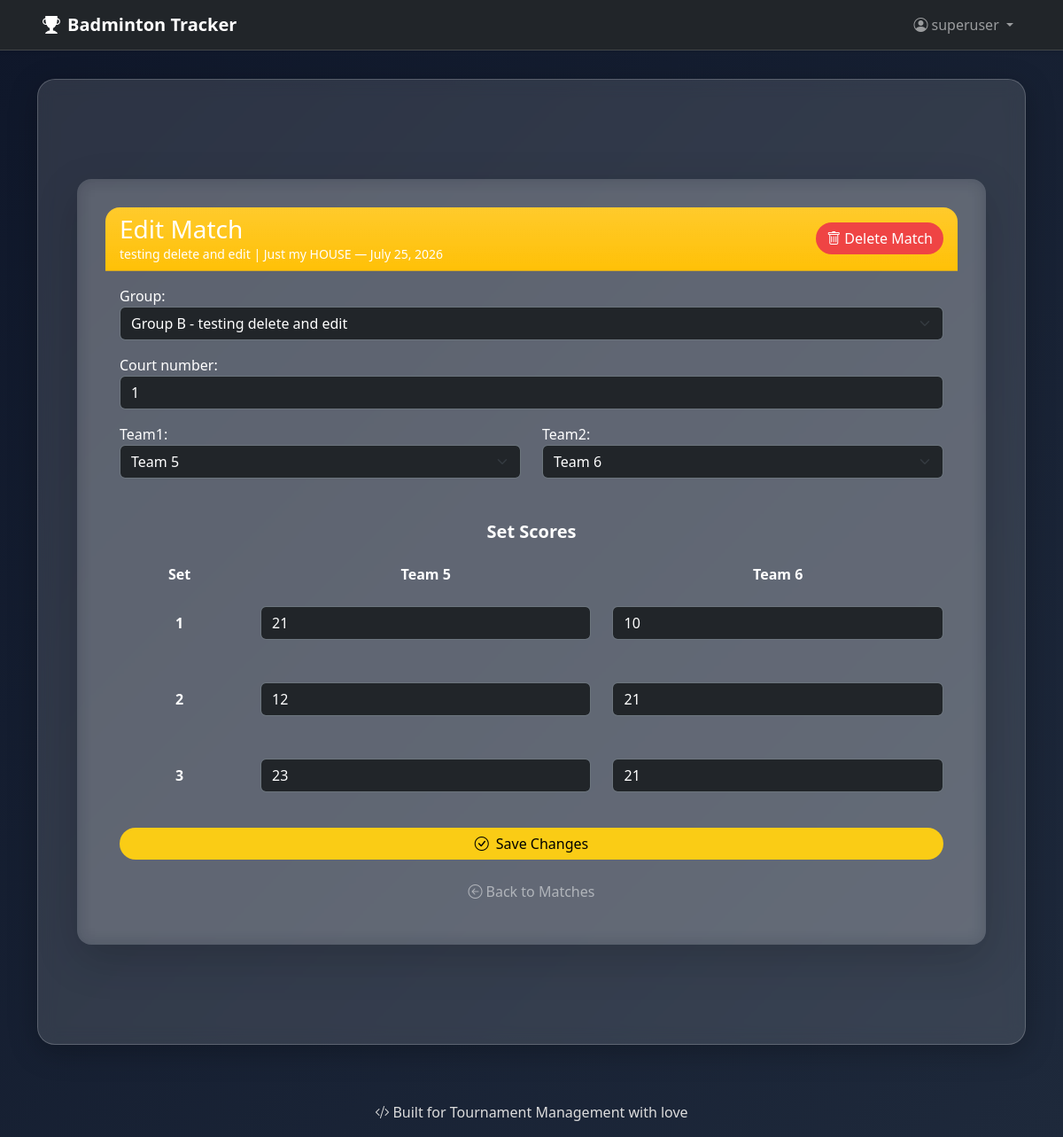
Page /badminton/tournament/4/match/13/edit/ (signed in) on the committed database.
### badminton/models.py (models this page shows, shortened)
class Tournament(models.Model):
    name = models.CharField(max_length=100)
    place = models.CharField(max_length=100)
    date = models.DateField()

class Match(models.Model):
    group = models.ForeignKey(Group, on_delete=models.CASCADE)
    court_number = models.PositiveIntegerField()
    team1 = models.ForeignKey(Team, on_delete=models.CASCADE, related_name='team1_matches')
    team2 = models.ForeignKey(Team, on_delete=models.CASCADE, related_name='team2_matches')
    set1_team1 = models.PositiveIntegerField()
    set1_team2 = models.PositiveIntegerField()
    set2_team1 = models.PositiveIntegerField(null=True, blank=True)
    set2_team2 = models.PositiveIntegerField(null=True, blank=True)
    set3_team1 = models.PositiveIntegerField(null=True, blank=True)
    set3_team2 = models.PositiveIntegerField(null=True, blank=True)
    winner = models.ForeignKey(Team, on_delete=models.SET_NULL, null=True, blank=True, related_name='matches_won')
    created_at = models.DateTimeField(auto_now_add=True)
    updated_at = models.DateTimeField(auto_now=True)

### badminton/views.py (the view)
# urls.py: path('tournament/<int:tournament_id>/match/<int:match_id>/edit/', views.edit_match, name='edit_match'),
@login_required
@user_passes_test(is_organiser_or_manager)
def edit_match(request, tournament_id, match_id):
    match = get_object_or_404(Match, id=match_id, group__tournament__id=tournament_id)
    tournament = get_object_or_404(Tournament, id=tournament_id)
    if request.method == 'POST':
        form = MatchForm(request.POST, instance=match, tournament=tournament)
        if form.is_valid():
            form.save()
            return redirect('view_matches', tournament_id=tournament.id)
    else:
        form = MatchForm(instance=match, tournament=tournament)
    return render(request, 'edit_match.html', {'form': form, 'match': match, 'tournament': tournament})

### badminton/models.py (called while the page is built)
    def __str__(self):
        return f"Group {self.name} - {self.tournament.name}"

    def __str__(self):
        return self.name

### badminton/views.py (called while the page is built)
def is_organiser(user):
    return user.is_superuser or user.groups.filter(name='Tournament Organisers').exists()

def is_organiser_or_manager(user):
    return is_organiser(user) or is_manager(user)

### badminton/templates/edit_match.html (shortened to what this page needs)
{% extends 'base.html' %}
{% load widget_tweaks %}
{% load static %}
{% block content %}
<div class="container mt-5 mb-5">
  {% if perms.badminton.change_match %}
    <div class="card shadow-lg glass-card border-0 text-white rounded-4">
      <div class="card-header bg-warning bg-gradient text-white rounded-top-4 d-flex justify-content-between align-items-center">
        <div>
          <h3 class="mb-0">
            Edit Match
          </h3>
          <p class="mb-0 small">{{ tournament.name }} | {{ tournament.place }} — {{ tournament.date }}</p>
        </div>
        {% if perms.badminton.delete_match %}
          <a href="{% url 'delete_match' tournament.id match.id %}" class="btn btn-danger rounded-pill btn-delete-glow">
            <i class="bi bi-trash me-1"></i>Delete Match
          </a>
        {% endif %}
      </div>
      <div class="card-body">
        <form method="post" id="matchForm" novalidate>
          <div class="mb-3">
            {{ form.group.label_tag }}
            {{ form.group|add_class:"form-select bg-dark text-white border-secondary"|attr:"id:id_group" }}
          </div>
          <div class="mb-3">
            {{ form.court_number.label_tag }}
            {{ form.court_number|add_class:"form-control bg-dark text-white border-secondary" }}
          </div>
          <div class="row mb-4">
            <div class="col-md-6">
              {{ form.team1.label_tag }}
              {{ form.team1|add_class:"form-select bg-dark text-white border-secondary"|attr:"id:id_team1" }}
            </div>
            <div class="col-md-6">
              {{ form.team2.label_tag }}
              {{ form.team2|add_class:"form-select bg-dark text-white border-secondary"|attr:"id:id_team2" }}
            </div>
          </div>
          <div class="mt-5">
            <h5 class="text-center fw-bold mb-4">Set Scores</h5>
            <div class="row text-center fw-bold mb-2">
              <div class="col-2">Set</div>
              <div class="col-5" id="team1Name">Team 1</div>
              <div class="col-5" id="team2Name">Team 2</div>
            </div>
            {% for i in "123"|make_list %}
              <div class="row align-items-center mb-3 glass-subcard py-3 rounded-3">
                <div class="col-2 text-center"><strong>{{ i }}</strong></div>
                <div class="col-5">
                  {% if i == "1" %}{{ form.set1_team1|add_class:"form-control bg-dark text-white border-secondary" }}
                  {% elif i == "2" %}{{ form.set2_team1|add_class:"form-control bg-dark text-white border-secondary" }}
                  {% elif i == "3" %}{{ form.set3_team1|add_class:"form-control bg-dark text-white border-secondary" }}
                  {% endif %}
                </div>
                <div class="col-5">
                  {% if i == "1" %}{{ form.set1_team2|add_class:"form-control bg-dark text-white border-secondary" }}
                  {% elif i == "2" %}{{ form.set2_team2|add_class:"form-control bg-dark text-white border-secondary" }}
                  {% elif i == "3" %}{{ form.set3_team2|add_class:"form-control bg-dark text-white border-secondary" }}
                  {% endif %}
                </div>
              </div>
            {% endfor %}
          </div>
          <div class="d-grid mt-4">
            <button type="submit" class="btn btn-warning btn-glow rounded-pill">
              <i class="bi bi-check-circle me-2"></i>Save Changes
            </button>
          </div>
        </form>
        <div class="text-center mt-4">
          <a href="{% url 'view_matches' tournament.id %}" class="text-white-50 text-decoration-none">
            <i class="bi bi-arrow-left-circle me-1"></i>Back to Matches
          </a>
        </div>
      </div>
    </div>
  {% else %}
    <div class="alert alert-danger text-center mt-4">
      <strong>Access Denied:</strong> You do not have permission to edit matches.
    </div>
  {% endif %}
</div>
{% endblock %}

### badminton/templates/base.html (shortened to what this page needs)
{% load static %}
<!DOCTYPE html>
<html lang="en">
<head>
  <link href="https://cdn.jsdelivr.net/npm/bootstrap@5.3.3/dist/css/bootstrap.min.css" rel="stylesheet">
  <link rel="stylesheet" href="https://cdn.jsdelivr.net/npm/bootstrap-icons@1.10.5/font/bootstrap-icons.css">
  <link rel="stylesheet" href="{% static 'css/style.css' %}">
</head>
<body>
<nav class="navbar navbar-expand-lg navbar-dark bg-dark shadow-sm sticky-top">
  <div class="container-fluid px-3 px-md-5">
    <a class="navbar-brand fw-bold" href="{% url 'tournament_list' %}">
      <i class="bi bi-trophy-fill me-2"></i>Badminton Tracker
    </a>
    <div class="collapse navbar-collapse mt-2 mt-lg-0" id="navbarContent">
      <ul class="navbar-nav ms-auto align-items-lg-center gap-2">
        {% if user.is_authenticated %}
        <li class="nav-item dropdown">
          <a class="nav-link dropdown-toggle" href="#" id="navbarDropdown" role="button"
             data-bs-toggle="dropdown" aria-expanded="false">
            <i class="bi bi-person-circle me-1"></i>{{ user.username }}
          </a>
        </li>
        {% endif %}
      </ul>
    </div>
  </div>
</nav>
<div class="container">
  <div class="glass-card">
    {% block content %}
    {% endblock %}
  </div>
</div>
<footer>
  <p><i class="bi bi-code-slash me-1"></i>Built for Tournament Management with love</p>
</footer>
</body>
</html>

### badminton/static/css/style.css (style rules this page uses)
.btn-warning { background-color: #facc15 !important; color: #000 !important; border: none; }
.btn-danger { background-color: #ef4444 !important; color: #fff !important; border: none; }
.btn-glow { transition: all 0.2s ease-in-out; box-shadow: none; transform: none; }
body { margin: 0; padding: 0; min-height: 100vh; background: linear-gradient(135deg, #0f172a, #1e293b); background-attachment: fixed; background-size: cover; font-family: 'Segoe UI', sans-serif; color: white; }
nav.navbar { background-color: rgba(255, 255, 255, 0.08); backdrop-filter: blur(10px); -webkit-backdrop-filter: blur(10px); border-bottom: 1px solid rgba(255, 255, 255, 0.15); }
footer { color: #ddd; text-align: center; margin-top: 2rem; }
a, a:hover { color: #ffffff; text-decoration: none; }
.container { padding-top: 2rem; padding-bottom: 2rem; }
.glass-card { background: rgba(255, 255, 255, 0.12); border-radius: 20px; box-shadow: 0 8px 32px 0 rgba(0, 0, 0, 0.25); backdrop-filter: blur(10px); -webkit-backdrop-filter: blur(10px); border: 1px solid rgba(255, 255, 255, 0.2); padding: 2rem; color: #fff; position: relative; transition: transform 0.3s ease, border 0.3s ease, box-shadow 0.3s ease; }
.bg-gradient { background: linear-gradient(135deg, #dc3545, #b02a37); }
select.form-select option { background-color: #2c3e50; color: white; }

### rows in the picture
Tournament: name "testing delete and edit", place "Just my HOUSE", date "July 25, 2026"
Match: group "Group B - testing delete and edit", court_number "1", team1 "Team 5", team2 "Team 6", set1_team1 "21", set1_team2 "10", set2_team1 "12", set2_team2 "21", set3_team1 "23", set3_team2 "21"

### other values in the picture
{{ user.username }} "superuser"
{{ i }} "1" "2" "3"
